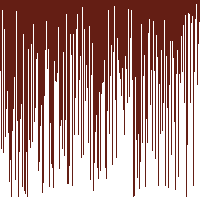
Frame 1 (no input)
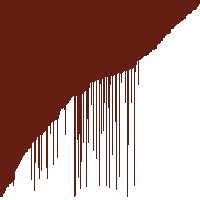
Frame 60 (the mouse pressed at the canvas centre just before this capture)
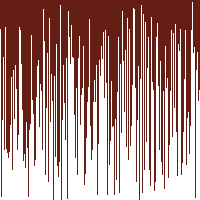
Frame 120 (the mouse held since frame 60 and released just before this capture)

The Processing sketch that drew these frames (run headless with seeded random() and noise(); from frame 60 on, the mouse is pressed at the canvas centre):

// Processing sketch: rectangle_array
// ── rectangle_array.pde
/* Paste the code into a new Processing sketch and complete the steps. */

//1. create an array of ints. don't initialize it yet.
int[] i;
void setup() {
  //2. set the size of your window
  //  if you are using Processing 3, you cannot use variables
  //  because the developers don't know how programming is supposed to work.
 size(200,200);
  //3. initialize your array with the built in width variable
  i=new  int[width];
  //4. initialize the ints in the array with random numbers
  //   from 0 to the built in height variable
for(int j=0;j<i.length;j++){
i[j]=(int)random(0,height);
}
  //5. call the noStroke() method
noStroke();
}

void draw() {
  //6. set the background color with 
  background(100, 30, 20);

  //7. set the color for your graph

  //8. draw a rectangle for each int in your array.\
  for(int x=0;x<i.length;x++){
  rect(x,height,1,-i[x] );
  }
  //   the x value will be the current index in the array
  //   the y value will the height variable
  //   the width is 1 (one)
  //   the height is negative the value of the element at the current index of the array

stepSort(i);
  //9. call the stepSort method

  //10. extract the code that randomizes the array into a method.

  //11. call the method you made in step 10 when the mouse is pressed
if(mousePressed){
randomize();
}
}

void stepSort(int[] arr) {
  for (int i = 1; i < arr.length; i++) {
    if (arr[i - 1] > arr[i]) {
      int t = arr[i];
      arr[i] = arr[i - 1];
      arr[i - 1] = t;
    }
  }
}
void randomize(){
for(int j=0;j<i.length;j++){
i[j]=(int)random(0,height);
}
}
